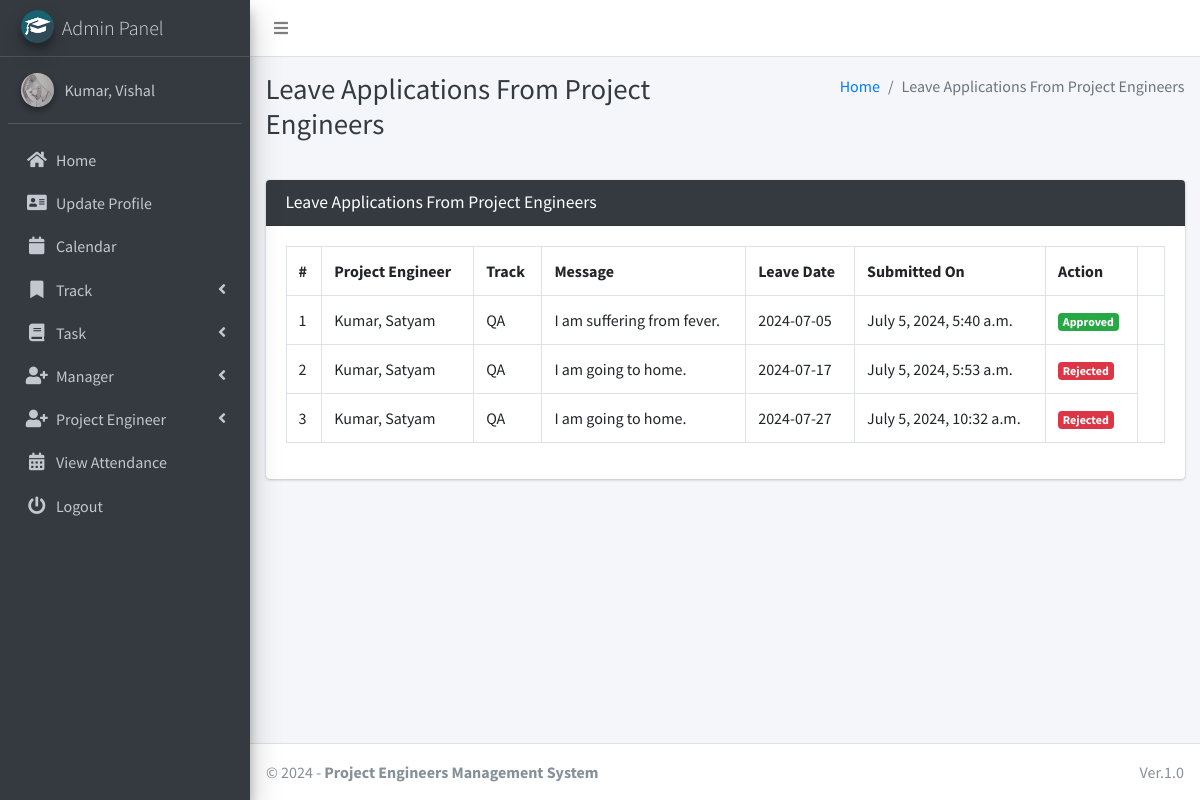
The page /manager/projectEngineer/view/leave/ (signed in) on the database its author committed.
### main_app/models.py (models this page shows)
class CustomUser(AbstractUser):
    USER_TYPE = ((1, "HOD"), (2, "Manager"), (3, "ProjectEngineer"))
    GENDER = [("M", "Male"), ("F", "Female")]
    username = None  # Removed username, using email instead
    email = models.EmailField(unique=True)
    user_type = models.CharField(default=1, choices=USER_TYPE, max_length=1) # type: ignore
    gender = models.CharField(max_length=1, choices=GENDER)
    profile_pic = models.ImageField()
    address = models.TextField()
    fcm_token = models.TextField(default="")  # For firebase notifications
    created_at = models.DateTimeField(auto_now_add=True)
    updated_at = models.DateTimeField(auto_now=True)
    USERNAME_FIELD = "email"
    REQUIRED_FIELDS = []
    objects = CustomUserManager()
    def __str__(self):
        return self.last_name + ", " + self.first_name

class LeaveReportProjectEngineer(models.Model):
    projectEngineer = models.ForeignKey(ProjectEngineer, on_delete=models.CASCADE)
    date = models.CharField(max_length=60)
    message = models.TextField()
    status = models.SmallIntegerField(default=0)
    created_at = models.DateTimeField(auto_now_add=True)
    updated_at = models.DateTimeField(auto_now=True)

class ProjectEngineer(models.Model):
    track = models.ForeignKey(Track, on_delete=models.DO_NOTHING, null=True, blank=False)
    admin = models.OneToOneField(CustomUser, on_delete=models.CASCADE, related_name='projectEngineer')
    def __str__(self):
        return self.admin.last_name + ", " + self.admin.first_name

class Track(models.Model):
    name = models.CharField(max_length=120)
    created_at = models.DateTimeField(auto_now_add=True)
    updated_at = models.DateTimeField(auto_now=True)
    def __str__(self):
        return self.name

### main_app/manager_views.py (the view, shortened to what this page needs)
# urls.py: path("manager/projectEngineer/view/leave/", manager_views.manager_view_projectEngineer_leave, name="manager_view_projectEngineer_leave",), # type: ignore
@csrf_exempt
def manager_view_projectEngineer_leave(request):
    if request.method != 'POST':
        allLeave = LeaveReportProjectEngineer.objects.all()
        context = {
            'allLeave': allLeave,
            'page_title': 'Leave Applications From Project Engineers'
        }
        return render(request, "manager_template/projectEngineer_leave_view.html", context)

### main_app/templates/manager_template/projectEngineer_leave_view.html (shortened to what this page needs)
{% extends 'main_app/base.html' %}
{% load static %}
{% block page_title %}{{page_title}}{% endblock page_title %}
{% block content %}
<section class="content">
    <div class="container-fluid">
        <div class="row">
            <div class="col-md-12">
                <div class="card card-dark">
                    <div class="card-header">
                        <h3 class="card-title">{{page_title}}</h3>
                    </div>
                    <div class="table card-body">
                        <table class="table table-bordered table-hover">
                            <tr>
                                <th>#</th>
                                <th>Project Engineer</th>
                                <th>Track</th>
                                <th>Message</th>
                                <th>Leave Date</th>
                                <th>Submitted On</th>
                                <th>Action</th>
                            </tr>
                            {% for leave in  allLeave %}
                              <tr>
                                  <td>{{forloop.counter}}</td>
                                  <td>{{leave.projectEngineer}}</td>
                                  <td>{{leave.projectEngineer.track}}</td>
                                  <td>{{leave.message}}</td>
                                  <td>{{leave.date}}</td>
                                  <td>{{leave.created_at}}</td>
                                      {% if leave.status == 0 %}
                                           <td> <button data-toggle = "modal" data-target = "#reply_modal" value="{{leave.id}}" class="btn btn-success reply_open_modal">Reply</button>
{% elif leave.status == -1 %}
<td><span  class='badge badge-danger'>Rejected</span></td>
{% else %}
<td><span  class='badge badge-success'>Approved</span></td>
                                            <td>{{feedback.updated_at}}</td>
                                      {% endif %}
                              </tr>
                            {% endfor %}
                        </table>
                    </div>
                    </div>
            </div>
        </div>
    </div>
</section>
{% endblock content %}

### main_app/templates/main_app/sidebar_template.html (shortened to what this page needs)
{% load static %}
<aside class="main-sidebar sidebar-dark-info elevation-4">
    {% if request.user.user_type == '1' %}
    <a href="{% url 'admin_home' %}" class="brand-link">
        <img src="{% static 'dist/img/cmsl.png' %} " alt="AdminLTE Logo"
            class="brand-image img-circle elevation-3" >
        <span class="brand-text font-weight-light">Admin Panel</span>
    </a>
    <div class="sidebar">
        <div class="user-panel mt-3 pb-3 mb-3 d-flex">
            <div class="image">
                <img src="{{ request.user.profile_pic}}" class="img-circle elevation-2" alt="User Image">
            </div>
            <div class="info">
                <a href="#" class="d-block">{{user}}</a>
            </div>
        </div>
        <nav class="mt-2">
            <ul class="nav nav-pills nav-sidebar flex-column" data-widget="treeview" role="menu" data-accordion="false">
                <li class="nav-item">
                    {% url 'admin_home' as admin_home %}
                    <a href="{{admin_home}}" class="nav-link {% if admin_home == request.path %} active {% endif %}">
                        <i class="nav-icon fas fa-home"></i>
                        <p>
                            Home
                        </p>
                    </a>
                </li>
                <li class="nav-item">
                    {% url 'admin_view_profile' as admin_view_profile %}
                    <a href="{{admin_view_profile}}"
                        class="nav-link {% if admin_view_profile == request.path %} active {% endif %}">
                        <i class="nav-icon fas fa-address-card"></i>
                        <p>
                            Update Profile
                        </p>
                    </a>
                </li>
                <li class="nav-item">
                    <a href="/calendar"
                        class="nav-link">
                        <i class="nav-icon fas fa-calendar"></i>
                        <p>
                            Calendar
                        </p>
                    </a>
                </li>
                <li class="nav-item has-treeview">
                    <a href="#" class="nav-link">
                        <i class="nav-icon fas fa-bookmark"></i>
                        <p>
                            Track
                            <i class="fas fa-angle-left right"></i>
                        </p>
                    </a>
                </li>
                <li class="nav-item has-treeview">
                    <a href="#" class="nav-link">
                        <i class="nav-icon fas fa-book"></i>
                        <p>
                            Task
                            <i class="fas fa-angle-left right"></i>
                        </p>
                    </a>
                </li>
                <li class="nav-item has-treeview">
                    <a href="#" class="nav-link">
                        <i class="nav-icon fas fa-user-plus"></i>
                        <p>
                            Manager
                            <i class="fas fa-angle-left right"></i>
                        </p>
                    </a>
        </li>
        <li class="nav-item has-treeview">
            <a href="#" class="nav-link">
                <i class="nav-icon fas fa-user-plus"></i>
                <p>
                    Project Engineer
                    <i class="fas fa-angle-left right"></i>
                </p>
            </a>
        </li>
         <li class="nav-item">
            {% url 'admin_view_attendance' as admin_view_attendance %}
                    <a href="{{ admin_view_attendance }}"
                        class="nav-link  {% if admin_view_attendance == request.path %} active {% endif %}">
                        <i class="nav-icon fas fa-calendar-alt"></i>
                        <p>
                            View Attendance
                        </p>
                    </a>
                </li>
                                        {% endif %}
                                        <li class="nav-item">
                                            <a href="{% url 'user_logout' %}"
                                                onclick="return confirm('Your session would be terminated.\n\nProceed?')"
                                                class="nav-link">
                                                <i class="nav-icon fas fa-power-off"></i>
                                                <p>
                                                    Logout
                                                </p>
                                            </a>
                                        </li>
                                    </ul>
                                </nav>
                            </div>
</aside>

### rows shown on the page
CustomUser: user.profile_pic (picture), last_name+first_name "Kumar, Vishal"
LeaveReportProjectEngineer: projectEngineer "Kumar, Satyam", projectEngineer.track "QA", message "I am suffering from fever.", date "2024-07-05", created_at "July 5, 2024, 5:40 a.m."
LeaveReportProjectEngineer: projectEngineer "Kumar, Satyam", projectEngineer.track "QA", message "I am going to home.", date "2024-07-17", created_at "July 5, 2024, 5:53 a.m.", status "Rejected"
LeaveReportProjectEngineer: projectEngineer "Kumar, Satyam", projectEngineer.track "QA", message "I am going to home.", date "2024-07-27", created_at "July 5, 2024, 10:32 a.m.", status "Rejected"

### other values the page prints
{{ page_title }} "Leave Applications From Project Engineers"
